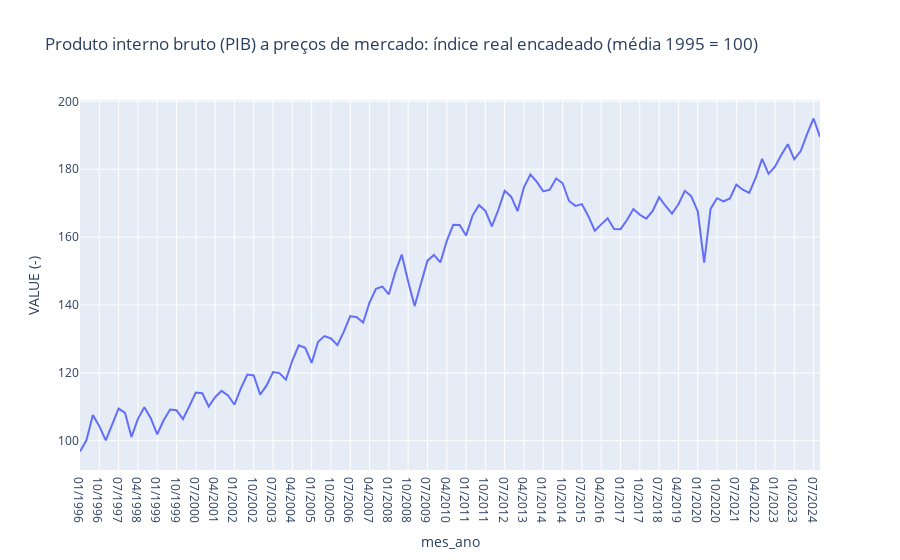

Notebook code for this chart:
### Markdown cell above
#### Plote das séries

### Code cell
fig_pib = px.line(pib, x = 'mes_ano', y = 'VALUE (-)', title  = 'Produto interno bruto (PIB) a preços de mercado: índice real encadeado (média 1995 = 100)')
fig_pib.show()
